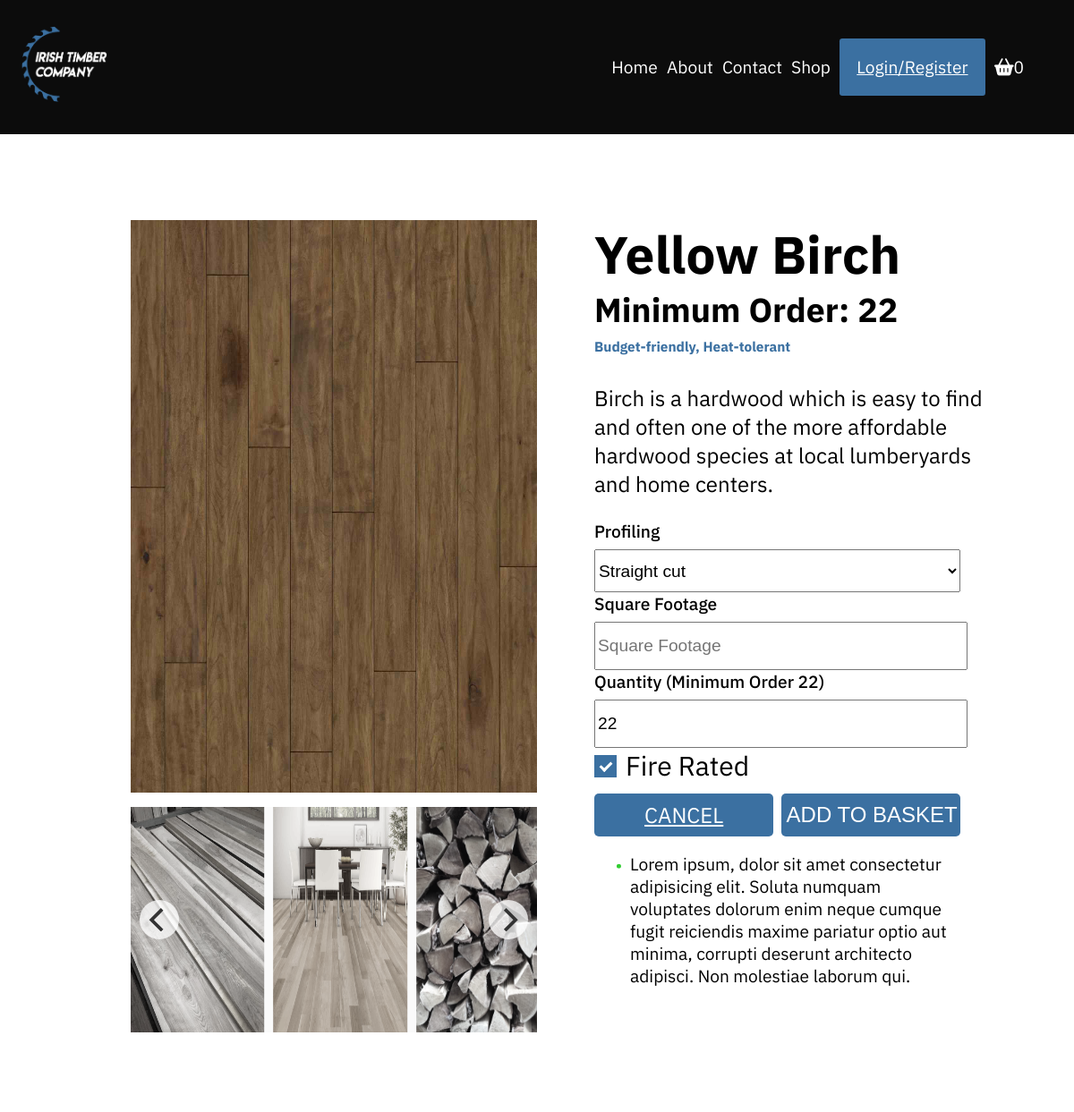
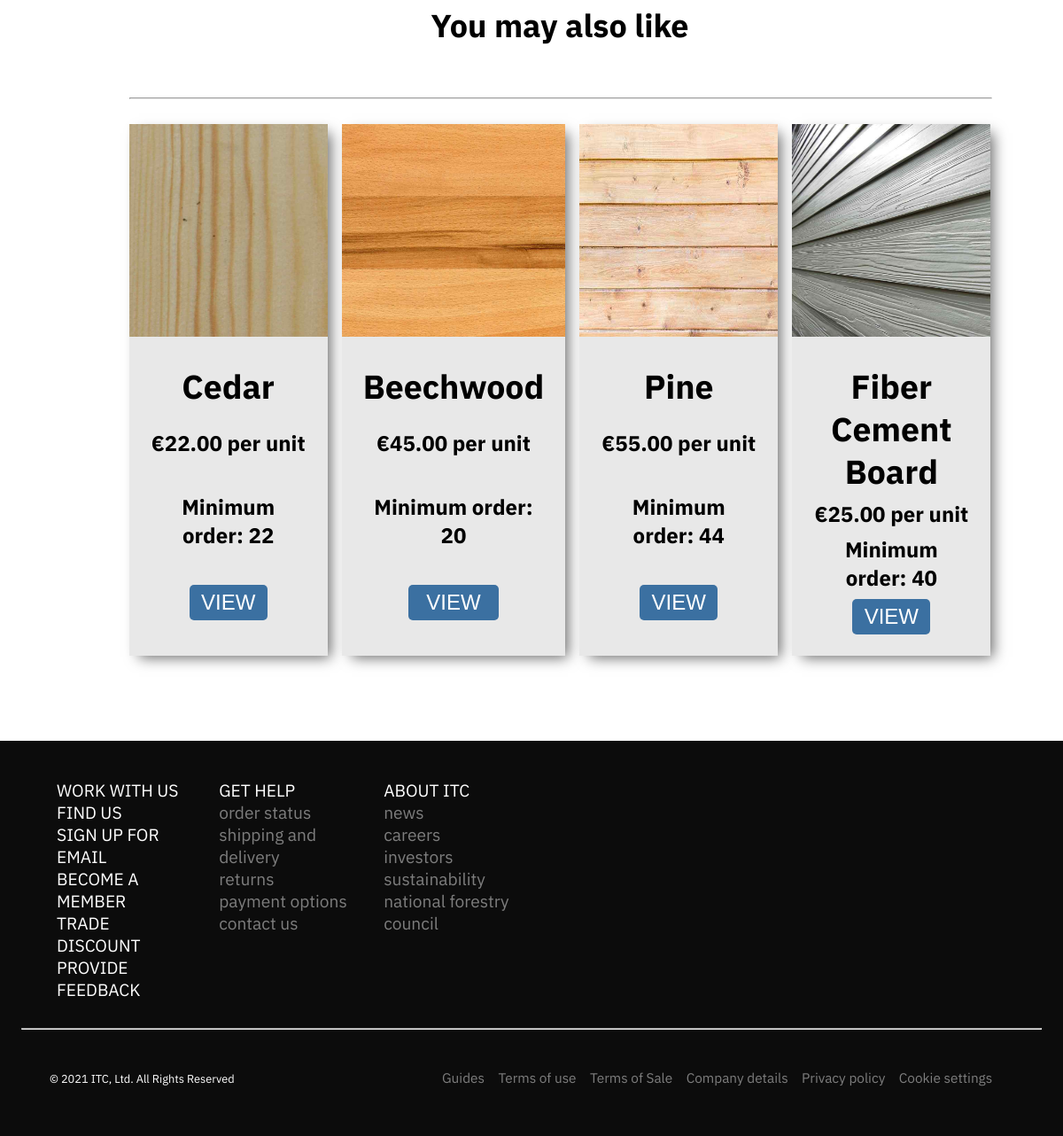
The app's page /views/timber-view.php?id=6 with its own data (2 pictures, top to bottom).
### tables this page shows
CREATE TABLE `images` (
  `id` int(11) NOT NULL,
  `filename` varchar(256) NOT NULL
);

CREATE TABLE `timbers` (
  `id` int(11) NOT NULL,
  `title` varchar(64) NOT NULL,
  `description` text NOT NULL,
  `price` decimal(7,2) NOT NULL,
  `category_id` int(11) NOT NULL,
  `minimum_order` int(11) NOT NULL,
  `image_id` int(11) NOT NULL
);

### views/timber-view.php (the view, shortened to what the rows shown need)
<?php require_once '../config.php'; ?>
<?php
try {
  $timber_id = $_GET['id'];
  $related_products_final = array();
  $timber = Timber::findById($timber_id);
  $timber = Timber::findById($timber_id);
  $related_products = null;
  if (Timber_Attribute::findByTimberId($timber_id, 4) != null) {
    $this_product_attributes = Timber_Attribute::findByTimberId($timber_id);
    foreach($this_product_attributes as $this_product_attribute){
      $related_products = Timber_Attribute::findByAttributeId($this_product_attribute->attribute_id);
    }
    foreach($related_products as $related_product){
      if($related_product->timber_id === $timber_id){
        unset($related_products[$key]);
      }
    }
    if(count($related_products)>4){
      $related_products = array_slice($related_products, 0, 4);
    }
  } else {
    $related_products = Timber::findByCategoryIdExcluding($timber->category_id, $timber_id, 4);
  }
  if ($related_products != null) {
    $related_products = array_unique($related_products, SORT_REGULAR);
    foreach($related_products as $related_product){
      if($related_product instanceof Timber_Attribute){
        $timber_obj = Timber::findById($related_product->timber_id);
        array_push($related_products_final,$timber_obj);
      }
      else if($related_product instanceof Timber){
        $timber_obj = Timber::findById($related_product->id);
        array_push($related_products_final,$timber_obj);
      }
    }
  }
} catch (Exception $ex) {
  $request->session()->set("flash_message", $ex->getMessage());
  $request->session()->set("flash_message_class", "alert-warning");
  $request->redirect("/index.php");
}
?>
<!doctype html>
<html lang="en">
<head>
  <link rel="stylesheet" href="<?= APP_URL ?>/assets/css/style_purged.css">
  <link rel="stylesheet" href="<?= APP_URL ?>/assets/css/flickity.css" media="screen">
  <link rel="stylesheet" href="<?= APP_URL ?>/assets/css/scale.css" media="screen">
</head>
<body class="body">
  <div class="container">
    <div class="container__inner">
      <aside class="img__left">
        <?php
        try {
          $image = Image::findById($timber->image_id);
        } catch (Exception $e) {
        }
        if ($image !== null) {
        ?>
          <img src="<?= APP_URL . "/actions/" . $image->filename ?>" class="" alt="Timber image">
        <?php
        }
        ?>
      </aside>
      <article class="main__body">
        <div class="main__header">
          <h1 class="main__title"><?= $timber->title ?></h1>
          <h2 class="main__subtitle">Minimum Order: <?= $timber->minimum_order ?></h2>
          <h3 class="attribute">
            <?php
            $timber_attributes = Timber_Attribute::findByTimberId($timber->id);
            if ($timber_attributes != null) {
              $attribute = array();
              foreach ($timber_attributes as $timber_attribute) {
                $attribute[] = Attribute::findById($timber_attribute->attribute_id)->name;
              }
              if (count($attribute) > 1) {
                echo implode(", ", $attribute);
              } else {
                echo $attribute[0];
              }
            } else {
              echo "No attributes set";
            }
            ?>
          </h3>
        </div>
        <div class="main__copy">
          <p>
            <?= $timber->description ?>
          </p>
        </div>
        <form action="<?= APP_URL . '/actions/cart-add.php' ?>" class="product__view__form" method="post">
          <div class="main__footage">
            <label class="main__label" for="">Quantity (Minimum Order <?= $timber->minimum_order ?>)
            </label>
            <input placeholder="Quantity" type="number" name="quantity" step="1" class="main__input" id="endDate" value="<?= $timber->minimum_order ?>" />
          </div>
        </form>
      </article>
      <br>
      <h2 class="d-flex justify-content-center related__products__header">You may also like</h2>
      <div class="related__products">
        <div class="related__products__contain">
          <?php
          if ($related_products_final != null) {
            foreach ($related_products_final as $related_product) {
              if ($related_product->id !== $timber_id) {
          ?>
                <div class="container__inner__shop__product container__inner__shop__related__product related__product">
                  <div class="container__inner__shop__link related__container__link">
                    <?php
                    $timber_image = Image::findById($related_product->image_id);
                    if ($timber_image !== null) {
                    ?>
                      <img src="<?= APP_URL . "/actions/" . $timber_image->filename ?>" alt="Timber image">
                    <?php
                    }
                    ?>
                  </div>
                  <div class="container__product__banner related__banner d-flex align-items-center flex-column p-1em">
                    <h3 class="container__inner__shop__product__title"><?= $related_product->title ?></h3>
                    <h3 class="container__inner__shop__product__title step--0">&euro;<?= $related_product->price ?> per unit</h3>
                    <h3 class="container__inner__shop__product__title step--0">Minimum order: <?= $related_product->minimum_order ?></h3>
                    <a class="related__product__view__button w-50" href="timber-view.php?id=<?php echo $related_product->id; ?>" target="_new" class="w-50 mt-05"><button class="btn w-100">VIEW</button></a>
                  </div>
                </div>
          <?php
              }
            }
          }
          ?>
        </div>
      </div>
    </div>
  </div>
</body>
</html>

### records on screen
images: filename (picture)
timbers: title "Yellow Birch", minimum_order "22", description "Birch is a hardwood which is easy to find and often one of the more affordable hardwood species at local lumberyards and home centers.", quantity "22"
timbers: image.filename (picture), title "Cedar", price "22.00", minimum_order "22"
timbers: image.filename (picture), title "Beechwood", price "45.00", minimum_order "20"
timbers: image.filename (picture), title "Pine", price "55.00", minimum_order "44"
timbers: image.filename (picture), title "Fiber Cement Board", price "25.00", minimum_order "40"

### other values on screen
$num_items_in_basket "0"
implode(", ", $attribute) "Budget-friendly, Heat-tolerant"
